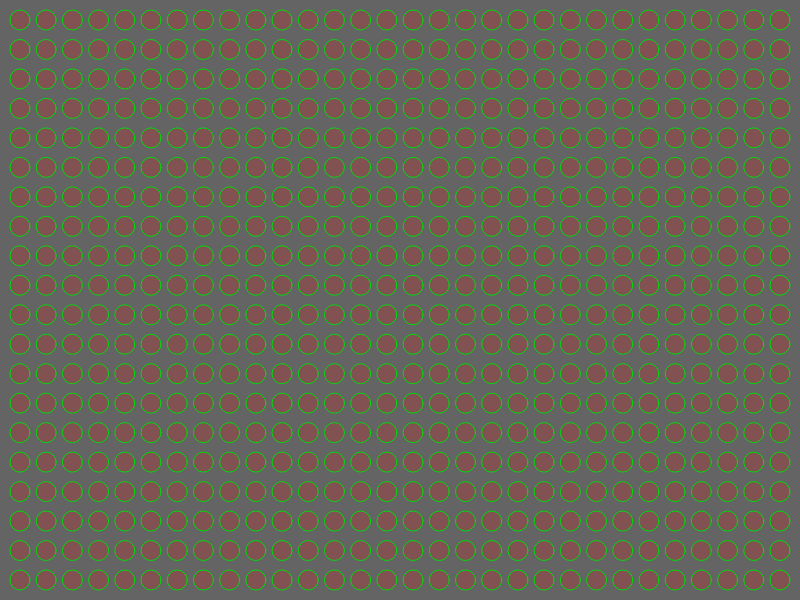
Frame 1 (no input)
Frame 60 (no input): identical to frame 1, image omitted
Frame 120 (the mouse pressed at the canvas centre since frame 60): identical to frame 1, image omitted

The p5.js sketch that drew this single still picture (run headless with seeded random() and noise() and a simulated clock; from frame 60 on, the mouse is pressed at the canvas centre):

// p5.js sketch
// ── sketch.js
/*
 * Creation & Computation - Digital Futures, OCAD University
 * Kate Hartman / Nick Puckett
 * 
 * Make a Grid of shapes
 * User may specify how many in each direction and the margin around them
 * This method uses map() to space them evenly
 */



var totalX = 30;
var totalY = 20;
var margin = 20;
var circRad = 20;

function setup()
{
createCanvas(800,600);

}


function draw()
{
	background(100);

	for (var x = 1; x<=totalX; x++)
	{
		for (var y = 1; y<=totalY; y++)
		{
			var gridX = map(x,1,totalX,margin,(width-margin));
			var gridY = map(y,1,totalY,margin,(height-margin));


			fill(255,10,10,50);
			stroke(0,220,10);

			ellipse(gridX,gridY,circRad,circRad);

		}	


	}



}
